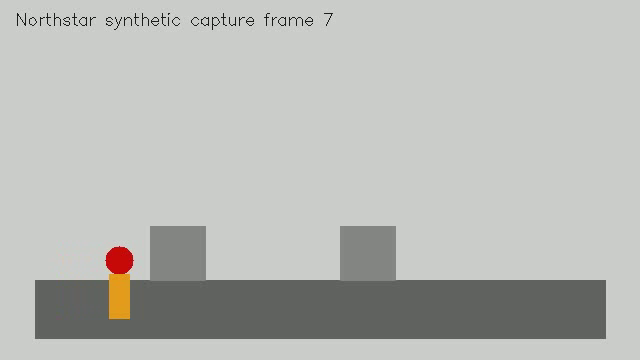
#> input picture frame 7 of sample_data/videos/level1_progress.mp4, 640 x 360 px
$ python generate_runtime_evidence.py
#> lines starting #> are read from the running program, lines starting #| are printed output that depends on the picture; after the words box and inside, x2 and y2 are one past the last pixel; in counts of white or black regions, pixels touching at a corner belong together
### backend/app/vision/video_reader.py
from __future__ import annotations

import csv
import time
from dataclasses import dataclass
from pathlib import Path

import cv2


@dataclass
class VideoMetrics:
    decoded_frames: int
    sampled_frames: int
    fps: float
    duration_seconds: float
    average_frame_latency_ms: float
    output_paths: list[str]


def _write_frame(path: Path, frame) -> None:
    if not cv2.imwrite(str(path), frame):
        raise RuntimeError(f"OpenCV could not write inspection evidence: {path}")


def process_video(
    path: str,
    output_dir: str,
    sample_every: int = 10,
    max_frames: int = 180,
    annotated_output: str | None = None,
    trace_output: str | None = None,
) -> VideoMetrics:
    cap = cv2.VideoCapture(path)
    if not cap.isOpened():
        raise ValueError("OpenCV could not open the video; file may be corrupted or codec unsupported")
    fps = float(cap.get(cv2.CAP_PROP_FPS) or 0.0)
    out = Path(output_dir)
    out.mkdir(parents=True, exist_ok=True)
    decoded = sampled = 0
    outputs: list[str] = []
    trace_rows: list[dict[str, float | int]] = []
    writer = None
    if annotated_output:
        width = int(cap.get(cv2.CAP_PROP_FRAME_WIDTH) or 0)
        height = int(cap.get(cv2.CAP_PROP_FRAME_HEIGHT) or 0)
        if width <= 0 or height <= 0:
            cap.release()
            raise ValueError("Video dimensions are invalid")
        writer = cv2.VideoWriter(
            annotated_output,
            getattr(cv2, "VideoWriter_fourcc")(*"mp4v"),
            fps / max(1, sample_every) if fps > 0 else 1.0,
            (width, height),
        )
        if not writer.isOpened():
            cap.release()
            raise RuntimeError(f"Could not create annotated video: {annotated_output}")
    start = time.perf_counter()
    while decoded < max_frames:
        ok, frame = cap.read()
        if not ok:
            break
        if decoded % max(1, sample_every) == 0:
            gray = cv2.cvtColor(frame, cv2.COLOR_BGR2GRAY)
            edges = cv2.Canny(gray, 80, 160)
            edge_density = float((edges > 0).mean())
            cv2.putText(
                frame, f"frame={decoded} edge_density={edge_density:.3f}", (16, 28), cv2.FONT_HERSHEY_SIMPLEX, 0.6, (0, 255, 255), 2
            )
            output = out / f"frame_{decoded:05d}.jpg"
            _write_frame(output, frame)
            outputs.append(str(output))
            sampled += 1
            if writer is not None:
                writer.write(frame)
            trace_rows.append(
                {
                    "frame_index": decoded,
                    "timestamp_seconds": round(decoded / fps, 6) if fps else 0.0,
                    "edge_density": round(edge_density, 6),
                }
            )
        decoded += 1
    cap.release()
    if writer is not None:
        writer.release()
        outputs.append(str(annotated_output))
    if trace_output:
        trace_path = Path(trace_output)
        trace_path.parent.mkdir(parents=True, exist_ok=True)
        with trace_path.open("w", newline="", encoding="utf-8") as fh:
            writer_csv = csv.DictWriter(fh, fieldnames=["frame_index", "timestamp_seconds", "edge_density"])
            writer_csv.writeheader()
            writer_csv.writerows(trace_rows)
    elapsed = time.perf_counter() - start
    if decoded == 0:
        raise ValueError("Video contains no decodable frames")
    return VideoMetrics(decoded, sampled, fps, round(elapsed, 3), round(elapsed / decoded * 1000, 3), outputs)

### scripts/generate_runtime_evidence.py
from __future__ import annotations

import hashlib
import json
import os
import platform
import shutil
import sys
from datetime import UTC, datetime
from pathlib import Path

import cv2

from app.vision.video_reader import process_video

ROOT = Path(__file__).resolve().parents[1]
SOURCE = ROOT / "sample_data/videos/level1_progress.mp4"
OUTPUT_DIR = ROOT / "docs/runtime_evidence"
ANNOTATED = OUTPUT_DIR / "buildtwin-progress-runtime.mp4"
POSTER = OUTPUT_DIR / "buildtwin-progress-runtime-poster.jpg"
TRACE = OUTPUT_DIR / "buildtwin-progress-edge-trace.csv"
SUMMARY = OUTPUT_DIR / "buildtwin-progress-runtime-summary.json"


def sha256_file(path: Path) -> str:
    digest = hashlib.sha256()
    with path.open("rb") as fh:
        for chunk in iter(lambda: fh.read(1024 * 1024), b""):
            digest.update(chunk)
    return digest.hexdigest()


def artifact(path: Path) -> dict[str, str | int]:
    return {
        "path": path.relative_to(ROOT).as_posix(),
        "bytes": path.stat().st_size,
        "sha256": sha256_file(path),
    }


def poster_metadata(path: Path) -> dict[str, int | float]:
    capture = cv2.VideoCapture(str(path))
    if not capture.isOpened():
        raise RuntimeError(f"Could not decode annotated runtime video: {path}")
    frames = int(capture.get(cv2.CAP_PROP_FRAME_COUNT) or 0)
    fps = float(capture.get(cv2.CAP_PROP_FPS) or 0.0)
    width = int(capture.get(cv2.CAP_PROP_FRAME_WIDTH) or 0)
    height = int(capture.get(cv2.CAP_PROP_FRAME_HEIGHT) or 0)
    capture.set(cv2.CAP_PROP_POS_FRAMES, max(0, frames // 2))
    ok, frame = capture.read()
    capture.release()
    if not ok or frame is None:
        raise RuntimeError("Could not read an annotated poster frame")
    cv2.imwrite(str(POSTER), frame)
    return {"frames": frames, "fps": fps, "width": width, "height": height}


def main() -> None:
    os.chdir(ROOT)
    if not SOURCE.exists():
        raise SystemExit(f"Missing committed demo video: {SOURCE}")
    OUTPUT_DIR.mkdir(parents=True, exist_ok=True)
    for path in (ANNOTATED, POSTER, TRACE, SUMMARY):
        path.unlink(missing_ok=True)
    run_dir = OUTPUT_DIR / "_buildtwin_run"
    shutil.rmtree(run_dir, ignore_errors=True)
    run_dir.mkdir(parents=True, exist_ok=True)

    metrics = process_video(
        str(SOURCE),
        str(run_dir),
        sample_every=12,
        max_frames=72,
        annotated_output=str(run_dir / "annotated.mp4"),
        trace_output=str(run_dir / "trace.csv"),
    )
#> in process_video, frame is the input picture: shape (360, 640, 3); mean B, G, R 182.3, 185.8, 184.7
#> in process_video, `edges = cv2.Canny(gray, 80, 160)`:
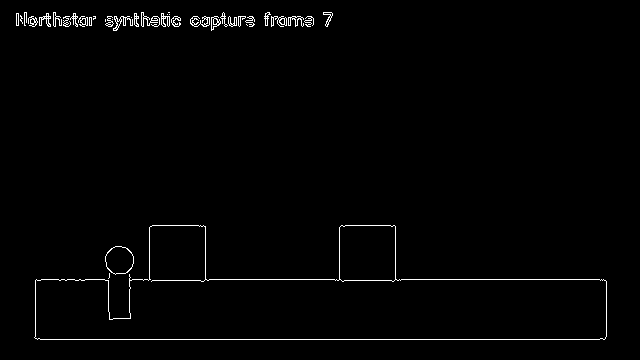
#> edges: shape (360, 640); 1.4% white in thin lines or dots, all inside (x1, y1, x2, y2) = (16, 12, 607, 340)
#> in process_video, `edge_density = float((edges > 0).mean())`: edge_density = 0.0137
#> in process_video, `cv2.putText( frame, f"frame={decoded} edge_density={edge_density:.3f}"..`:
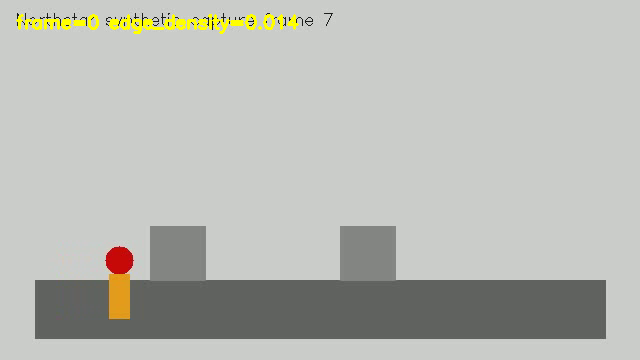
#> frame: shape (360, 640, 3); 0.83% of pixels changed, all inside (x1, y1, x2, y2) = (16, 14, 299, 34)
    Path(run_dir / "annotated.mp4").replace(ANNOTATED)
    Path(run_dir / "trace.csv").replace(TRACE)
    shutil.rmtree(run_dir, ignore_errors=True)
    encoded = poster_metadata(ANNOTATED)

    summary = {
        "generated_at": datetime.now(UTC).isoformat(),
        "environment": {
            "os": platform.platform(),
            "python": sys.version.split()[0],
            "opencv": cv2.__version__,
        },
        "source": {
            "file": SOURCE.relative_to(ROOT).as_posix(),
            "sha256": sha256_file(SOURCE),
            "synthetic_demo_input": True,
            "metadata": {
                "fps": metrics.fps,
                "decoded_frames": metrics.decoded_frames,
                "sampled_frames": metrics.sampled_frames,
                "duration_seconds": round(metrics.decoded_frames / metrics.fps, 6)
                if metrics.fps
                else 0.0,
            },
        },
        "pipeline": {
            "processor": "BuildTwin backend.app.vision.video_reader.process_video",
            "algorithm": "OpenCV grayscale conversion and Canny edge-density measurement",
            "sample_every": 12,
            "max_frames": 72,
            "decoded_frames": metrics.decoded_frames,
            "sampled_frames": metrics.sampled_frames,
            "average_frame_latency_ms": metrics.average_frame_latency_ms,
            "encoded_output": encoded,
        },
        "artifacts": {
            "annotated_video": artifact(ANNOTATED),
            "poster": artifact(POSTER),
            "edge_trace": artifact(TRACE),
        },
        "claim_boundary": [
            "This is a real OpenCV processing run over the committed encoded demo MP4.",
            "The source video is synthetic demo input; it is not construction-site footage or a labeled benchmark.",
            "The runtime measures image edge density and does not detect construction defects, workers, equipment, or BIM correspondence.",
            "No learned vision checkpoint, model training, accuracy score, or fabricated detection is claimed.",
        ],
    }
    SUMMARY.write_text(json.dumps(summary, indent=2), encoding="utf-8")
    print(json.dumps(summary, indent=2))


if __name__ == "__main__":
    main()

$ run again, starting later in the video
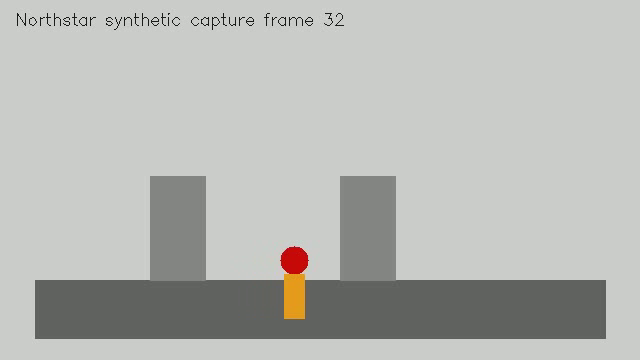
#> input picture frame 32 of sample_data/videos/level1_progress.mp4, 640 x 360 px
#> in process_video, frame is the input picture: shape (360, 640, 3); mean B, G, R 180.6, 184.1, 182.9
#> in process_video, `edges = cv2.Canny(gray, 80, 160)`:
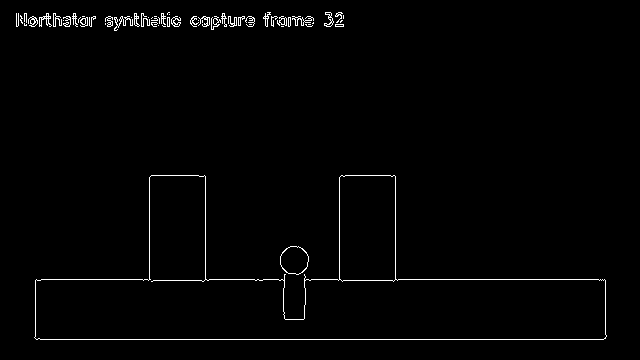
#> edges: shape (360, 640); 1.5% white in thin lines or dots, all inside (x1, y1, x2, y2) = (16, 12, 607, 340)
#> edge_density = 0.0147
#> in process_video, `cv2.putText( frame, f"frame={decoded} edge_density={edge_density:.3f}"..`:
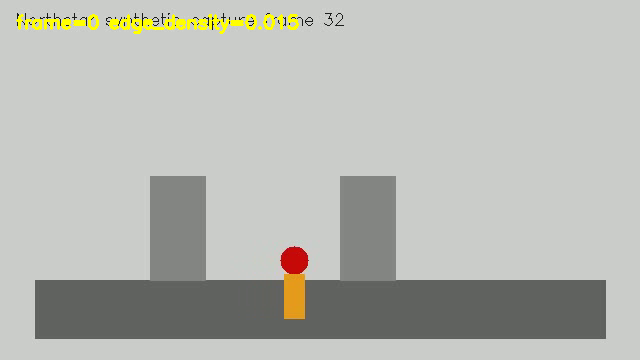
#> frame: shape (360, 640, 3); 0.84% of pixels changed, all inside (x1, y1, x2, y2) = (16, 14, 299, 34)

$ run again, starting later in the video
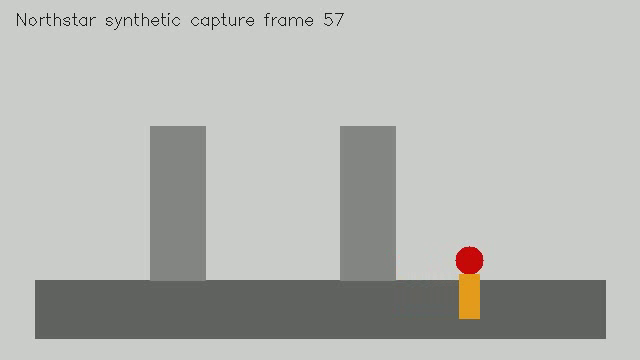
#> input picture frame 57 of sample_data/videos/level1_progress.mp4, 640 x 360 px
#> in process_video, frame is the input picture: shape (360, 640, 3); mean B, G, R 178.9, 182.4, 181.2
#> in process_video, `edges = cv2.Canny(gray, 80, 160)`:
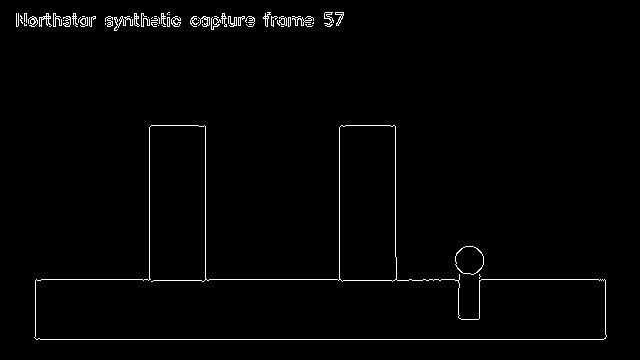
#> edges: shape (360, 640); 1.6% white in thin lines or dots, all inside (x1, y1, x2, y2) = (16, 12, 607, 340)
#> edge_density = 0.0155
#> in process_video, `cv2.putText( frame, f"frame={decoded} edge_density={edge_density:.3f}"..`:
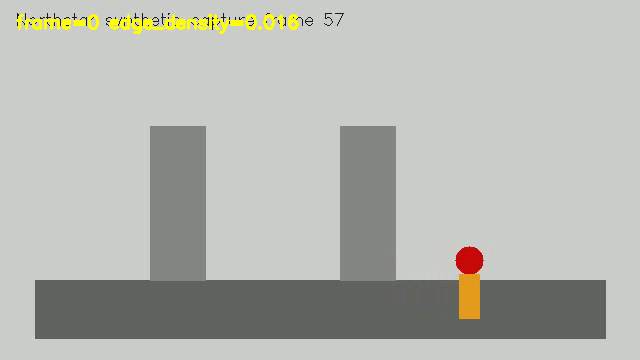
#> frame: shape (360, 640, 3); 0.85% of pixels changed, all inside (x1, y1, x2, y2) = (16, 14, 299, 34)
